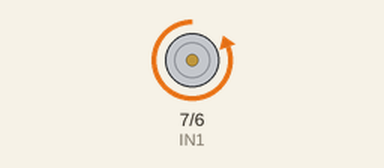
A sketch run on a simulated Arduino Uno, built with avr-gcc and run on an emulated ATmega328P. Shown: motor-driver pin pairs drawn as motors (green arrow = first pin HIGH = forward, orange = second pin HIGH = backward, longer = more drive, scaled by the enable pin).

Above: at 1.5 s.
At 6.5 s:
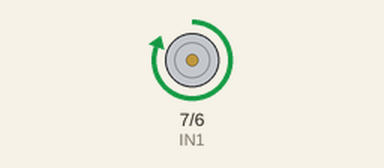
At 9.0 s:
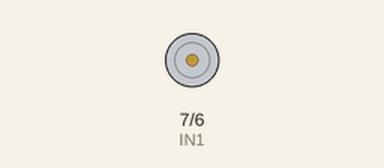
Timing chart, 0 to 13.0 s (numbered marks = the images above):
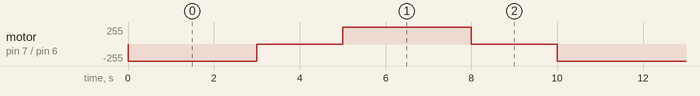

Measured:
- by itself, motor on pin 7 (IN1) / pin 6 (IN2): repeats every 10.0 s: stopped 2.0 s, forward 255/255 3.0 s, stopped 2.0 s, backward 255/255 3.0 s

The sketch:

h_driver_motors.ino
```cpp
/*
  Capitulo 19 de Arduino desde cero en Español.
  Programa que utiliza el modulo controlador de motor L298N para controlar el giro
        de un motor de corriente continua con caja reductora y rueda.

  Autor: bitwiseAr

*/


int IN1 = 7;      // IN1 de L298N a pin digital 2
int IN2 = 6;      // IN2 de L298N a pin digital 3
int ENA = 5;      // ENA de L298N a pin digital 5

void setup(){
  pinMode(IN1, OUTPUT);   // pin 2 como salida
  pinMode(IN2, OUTPUT);   // pin 3 como salida
  pinMode(ENA, OUTPUT);   // pin 5 como salida
}

void loop(){
  digitalWrite(ENA, HIGH);  // habilita motor A (giro en un sentido)
  digitalWrite(IN1, LOW); // IN1 a 0
  digitalWrite(IN2, HIGH);  // IN2 a 1
  delay(3000);      // demora de 3 seg.

  digitalWrite(ENA, LOW); // ENA en 0 para deshabilitar motor
  delay(2000);      // demora de 2 seg.

  digitalWrite(ENA, HIGH);  // habilita motor A (giro en sentido contrario)
  digitalWrite(IN1, HIGH);  // IN1 a 1
  digitalWrite(IN2, LOW); // IN2 a 0
  delay(3000);      // demora de 3 seg

  digitalWrite(ENA, LOW); // ENA en 0 para deshabilitar motor
  delay(2000);      // demora de 2 seg.
}
```
